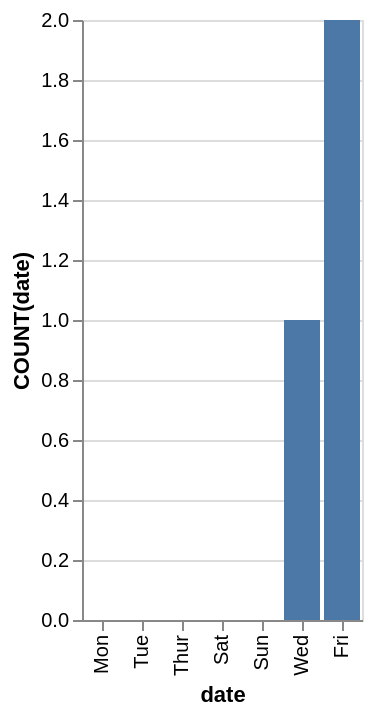

The Vega-Lite source for this figure:
### Vega-Lite specification from a JSON file in a GitHub repository (floating-point values rounded to 4 significant figures)
{"data": {"values": [{"x_data": "Mon", "y_data": 0}, {"x_data": "Tue", "y_data": 0}, {"x_data": "Wed", "y_data": 1}, {"x_data": "Thur", "y_data": 0}, {"x_data": "Fri", "y_data": 2}, {"x_data": "Sat", "y_data": 0}, {"x_data": "Sun", "y_data": 0}]}, "mark": "bar", "encoding": {"x": {"field": "x_data", "type": "nominal", "title": "date", "sort": {"op": "sum", "field": "y_data", "order": "ascending"}}, "y": {"field": "y_data", "type": "quantitative", "title": "COUNT(date)"}}}
